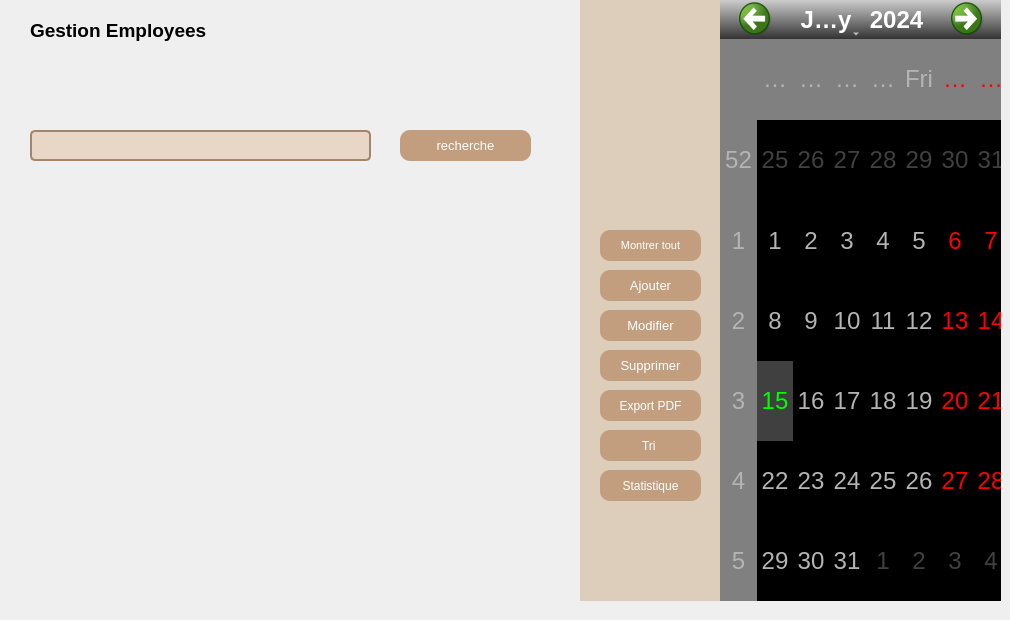
      <widget class="QWidget" name="page_12">
       <widget class="QLabel" name="label_23">
        <property name="geometry">
         <rect>
          <x>30</x>
          <y>10</y>
          <width>251</width>
          <height>41</height>
         </rect>
        </property>
        <property name="font">
         <font>
          <pointsize>14</pointsize>
          <weight>75</weight>
          <bold>true</bold>
         </font>
        </property>
        <property name="text">
         <string>Gestion Employees</string>
        </property>
       </widget>
       <widget class="QWidget" name="widget_5" native="true">
        <property name="geometry">
         <rect>
          <x>580</x>
          <y>-10</y>
          <width>181</width>
          <height>611</height>
         </rect>
        </property>
        <property name="styleSheet">
         <string notr="true">background-color: rgb(221, 205, 187);</string>
        </property>
        <widget class="QPushButton" name="pdf">
         <property name="geometry">
          <rect>
           <x>20</x>
           <y>400</y>
           <width>101</width>
           <height>31</height>
          </rect>
         </property>
         <property name="styleSheet">
          <string notr="true">QPushButton
{
border-radius:10px;
background-color:#C29E7E;
color:white;
}
QPushButton:pressed{
padding-left:5px;
padding-top:5px;
background-color: #C29E7E;


}</string>
         </property>
         <property name="text">
          <string>Export PDF</string>
         </property>
        </widget>
        <widget class="QPushButton" name="tri">
         <property name="geometry">
          <rect>
           <x>20</x>
           <y>440</y>
           <width>101</width>
           <height>31</height>
          </rect>
         </property>
         <property name="styleSheet">
          <string notr="true">QPushButton
{
border-radius:10px;
background-color:#C29E7E;
color:white;
}
QPushButton:pressed{
padding-left:5px;
padding-top:5px;
background-color: #C29E7E;


}</string>
         </property>
         <property name="text">
          <string>Tri </string>
         </property>
        </widget>
        <widget class="QPushButton" name="stats">
         <property name="geometry">
          <rect>
           <x>20</x>
           <y>480</y>
           <width>101</width>
           <height>31</height>
          </rect>
         </property>
         <property name="styleSheet">
          <string notr="true">QPushButton
{
border-radius:10px;
background-color:#C29E7E;
color:white;
}
QPushButton:pressed{
padding-left:5px;
padding-top:5px;
background-color: #C29E7E;


}</string>
         </property>
         <property name="text">
          <string>Statistique</string>
         </property>
        </widget>
        <widget class="QPushButton" name="pb_delete_employe">
         <property name="geometry">
          <rect>
           <x>20</x>
           <y>360</y>
           <width>101</width>
           <height>31</height>
          </rect>
         </property>
         <property name="font">
          <font>
           <pointsize>10</pointsize>
          </font>
         </property>
         <property name="styleSheet">
          <string notr="true">QPushButton
{
border-radius:10px;
background-color:#C29E7E;
color:white;
}
QPushButton:pressed{
padding-left:5px;
padding-top:5px;
background-color: #C29E7E;


}</string>
         </property>
         <property name="text">
          <string>Supprimer</string>
         </property>
        </widget>
        <widget class="QPushButton" name="pb_update_employe">
         <property name="geometry">
          <rect>
           <x>20</x>
           <y>320</y>
           <width>101</width>
           <height>31</height>
          </rect>
         </property>
         <property name="font">
          <font>
           <pointsize>10</pointsize>
          </font>
         </property>
         <property name="styleSheet">
          <string notr="true">QPushButton
{
border-radius:10px;
background-color:#C29E7E;
color:white;
}
QPushButton:pressed{
padding-left:5px;
padding-top:5px;
background-color: #C29E7E;


}</string>
         </property>
         <property name="text">
          <string>Modifier</string>
         </property>
        </widget>
        <widget class="QPushButton" name="pb_add_employe">
         <property name="geometry">
          <rect>
           <x>20</x>
           <y>280</y>
           <width>101</width>
           <height>31</height>
          </rect>
         </property>
         <property name="font">
          <font>
           <pointsize>10</pointsize>
          </font>
         </property>
         <property name="styleSheet">
          <string notr="true">QPushButton
{
border-radius:10px;
background-color:#C29E7E;
color:white;
}
QPushButton:pressed{
padding-left:5px;
padding-top:5px;
background-color: #C29E7E;


}</string>
         </property>
         <property name="text">
          <string>Ajouter</string>
         </property>
        </widget>
        <widget class="QPushButton" name="show_all_btn">
         <property name="geometry">
          <rect>
           <x>20</x>
           <y>240</y>
           <width>101</width>
           <height>31</height>
          </rect>
         </property>
         <property name="font">
          <font>
           <pointsize>8</pointsize>
          </font>
         </property>
         <property name="styleSheet">
          <string notr="true">QPushButton
{
border-radius:10px;
background-color:#C29E7E;
color:white;
}
QPushButton:pressed{
padding-left:5px;
padding-top:5px;
background-color: #C29E7E;


}</string>
         </property>
         <property name="text">
          <string>Montrer tout</string>
         </property>
        </widget>
       </widget>
       <widget class="QTableView" name="tableView_emp">
        <property name="geometry">
         <rect>
          <x>30</x>
          <y>190</y>
          <width>541</width>
          <height>241</height>
         </rect>
        </property>
        <property name="styleSheet">
         <string notr="true">
/* s:rgb(241, 227, 215);*/
/* styles.css */

/* Apply styles to the QTableView */
QTableView {
    background-color: transparent; /* Set the background of the table view to transparent */
    border: none; /* Make the border invisible */
    border-radius: 5px; /* Rounded corners */
}

/* Apply styles to the header section of the QTableView */
QHeaderView::section {
    background-color: #A48569; /* Header background color */
    color: #F1E3D7; /* Header text color */
    border: none; /* Remove header border */
    border-radius: 5px; /* Rounded corners */
    padding: 4px; /* Padding inside the header section */
}

/* Apply alternate row colors to the QTableView */
QTableView::item {
    background-color: #DDC5B0; /* Alternate row background color */
}

/* Apply selected item color */
QTableView::item:selected {
    background-color: #BBA18A; /* Selected item background color */
}
</string>
        </property>
       </widget>
       <widget class="QLineEdit" name="a_rechercher">
        <property name="geometry">
         <rect>
          <x>30</x>
          <y>130</y>
          <width>341</width>
          <height>31</height>
         </rect>
        </property>
        <property name="styleSheet">
         <string notr="true">QLineEdit#a_rechercher {
    background-color: #E8D7C6; /* Lighter background color */
    border: 2px solid #A48569; /* Border color */
    border-radius: 5px; /* Rounded corners */
    padding: 5px; /* Padding inside the QLineEdit */
}</string>
        </property>
       </widget>
       <widget class="QPushButton" name="recherche_emp">
        <property name="geometry">
         <rect>
          <x>400</x>
          <y>130</y>
          <width>131</width>
          <height>31</height>
         </rect>
        </property>
        <property name="font">
         <font>
          <pointsize>10</pointsize>
         </font>
        </property>
        <property name="styleSheet">
         <string notr="true">QPushButton
{
border-radius:10px;
background-color:#C29E7E;
color:white;
}
QPushButton:pressed{
padding-left:5px;
padding-top:5px;
background-color: #C29E7E;


}</string>
        </property>
        <property name="text">
         <string>recherche</string>
        </property>
       </widget>
       <widget class="QCalendarWidget" name="calendarWidget">
        <property name="geometry">
         <rect>
          <x>720</x>
          <y>0</y>
          <width>281</width>
          <height>601</height>
         </rect>
        </property>
        <property name="styleSheet">
         <string notr="true">QCalendarWidget QToolButton {
  	height: 30px;
  	width: 75px;
  	color: white;
  	font-size: 24px;
  	icon-size: 56px, 56px;
  	background-color: qlineargradient(x1:0, y1:0, x2:0, y2:1, stop: 0 #cccccc, stop: 1 #333333);
  }
  QCalendarWidget QMenu {
  	width: 75px;
  	left: 10px;
  	color: white;
  	font-size: 18px;
  	background-color: rgb(100, 100, 100);
  }
  QCalendarWidget QSpinBox { 
  	width: 75px; 
  	font-size:12px; 
  	color: white; 
  	background-color: qlineargradient(x1:0, y1:0, x2:0, y2:1, stop: 0 #cccccc, stop: 1 #333333); 
  	selection-background-color: rgb(136, 136, 136);
  	selection-color: rgb(255, 255, 255);
  }
  QCalendarWidget QSpinBox::up-button { subcontrol-origin: border;  subcontrol-position: top right;  width:65px; }
  QCalendarWidget QSpinBox::down-button {subcontrol-origin: border; subcontrol-position: bottom right;  width:65px;}
  QCalendarWidget QSpinBox::up-arrow { width:56px;  height:56px; }
  QCalendarWidget QSpinBox::down-arrow { width:56px;  height:56px; }
   
  /* header row */
  QCalendarWidget QWidget { alternate-background-color: rgb(128, 128, 128); }
   
  /* normal days */
  QCalendarWidget QAbstractItemView:enabled 
  {
  	font-size:24px;  
  	color: rgb(180, 180, 180);  
  	background-color: black;  
  	selection-background-color: rgb(64, 64, 64); 
  	selection-color: rgb(0, 255, 0); 
  }
   
  /* days in other months */
  /* navigation bar */
QCalendarWidget QWidget#qt_calendar_navigationbar
{ 
  background-color: qlineargradient(x1:0, y1:0, x2:0, y2:1, stop: 0 #cccccc, stop: 1 #333333); 
}

QCalendarWidget QAbstractItemView:disabled 
{ 
color: rgb(64, 64, 64); 
}</string>
        </property>
       </widget>
      </widget>
